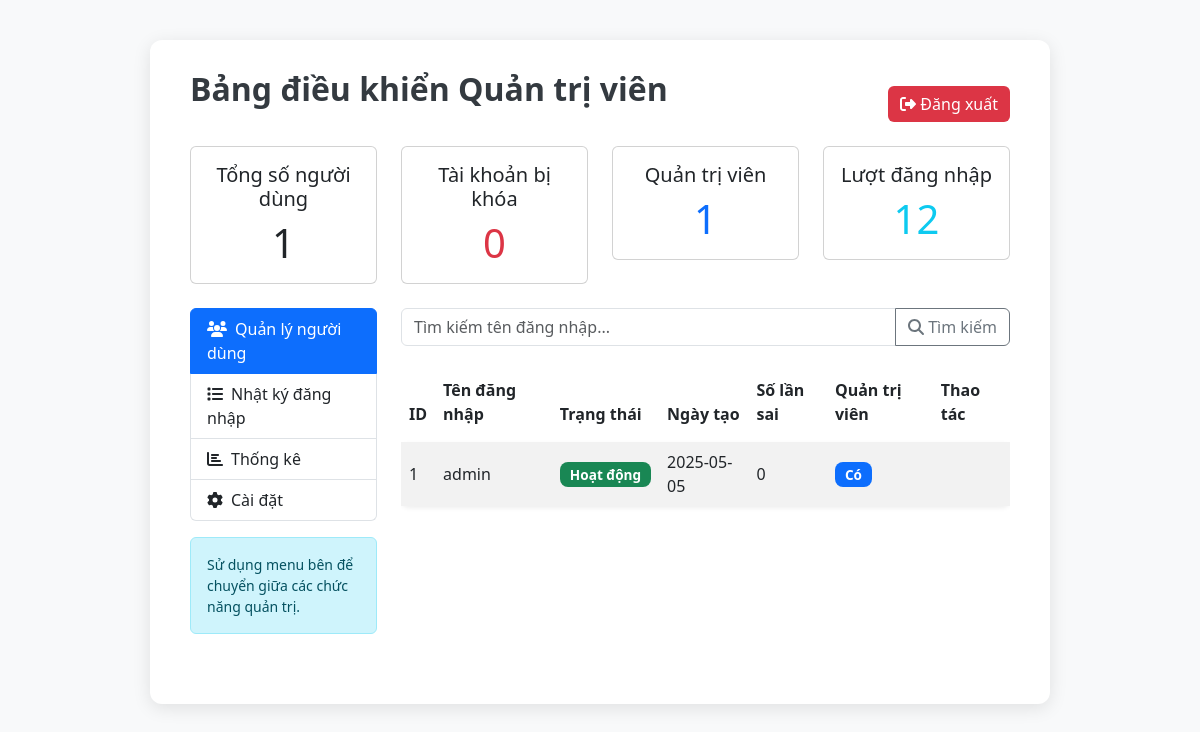
Page /admin (signed in) on the earlier database version.
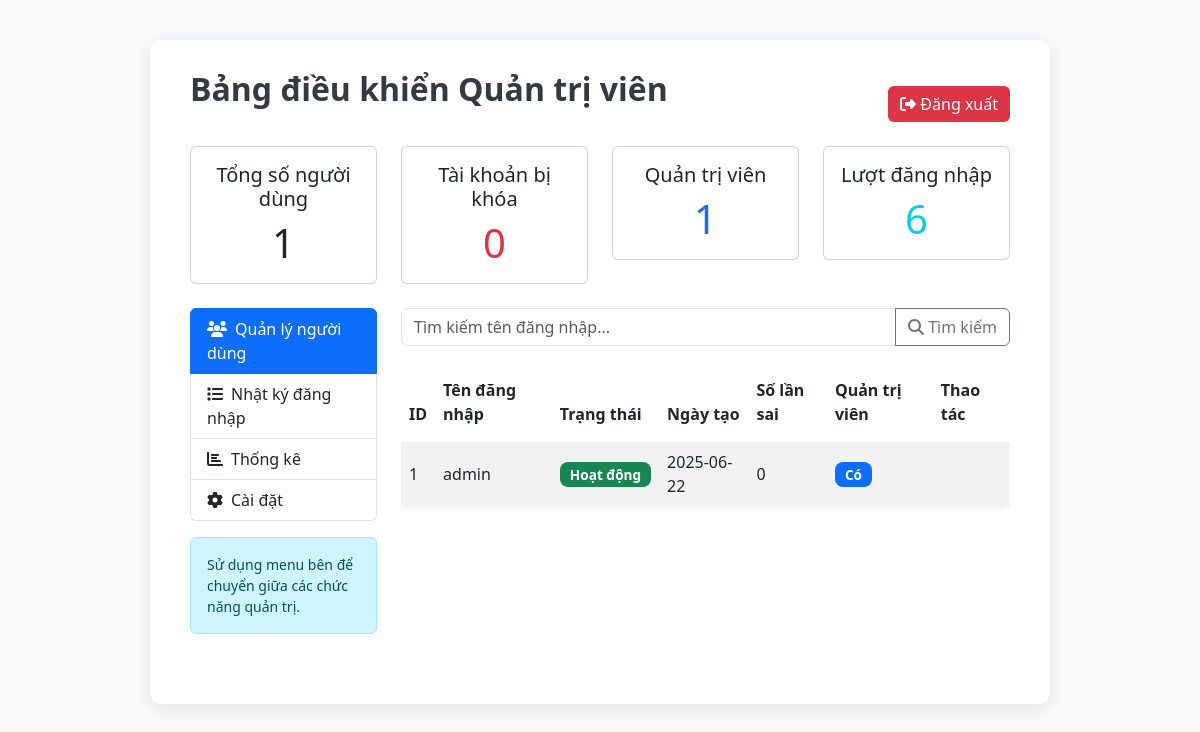
Same page on the later database version.
### app.py (models this page shows)
class User(db.Model):
    id = db.Column(db.Integer, primary_key=True)
    username = db.Column(db.String(50), unique=True, nullable=False)
    salt = db.Column(db.String(64), nullable=False)
    encrypted_password = db.Column(db.Text, nullable=False)
    fail_attempts = db.Column(db.Integer, default=0)
    is_locked = db.Column(db.Boolean, default=False)
    is_admin = db.Column(db.Boolean, default=False)
    created_at = db.Column(db.DateTime, default=datetime.utcnow)

### app.py (the view)
@app.route('/admin')
@admin_required
def admin_dashboard():
    search = request.args.get('search', '').strip()
    query = User.query
    if search:
        query = query.filter(User.username.ilike(f"%{search}%"))
    users = query.all()
    total_users = User.query.count()
    locked_users = User.query.filter_by(is_locked=True).count()
    admin_count = User.query.filter_by(is_admin=True).count()
    total_logs = LoginLog.query.count()
    return render_template('admin/dashboard.html', users=users, total_users=total_users, locked_users=locked_users, admin_count=admin_count, total_logs=total_logs)

### app.py (called while the page is built)
def admin_required(f):
    @wraps(f)
    def decorated(*args, **kwargs):
        if 'username' not in session:
            flash('Vui lòng đăng nhập.', 'danger')
            return redirect(url_for('login'))
        user = User.query.filter_by(username=session['username']).first()
        if not user or not user.is_admin:
            flash('Yêu cầu truy cập quản trị.', 'danger')
            return redirect(url_for('index'))
        return f(*args, **kwargs)
    return decorated

### templates/admin/dashboard.html (shortened to what the changed rows need)
<!DOCTYPE html>
<html lang="en">
<head>
  <link href="https://cdn.jsdelivr.net/npm/bootstrap@5.3.0-alpha1/dist/css/bootstrap.min.css" rel="stylesheet" />
</head>
<body>
  <div class="container">
    <div class="d-flex justify-content-between align-items-center mb-2">
      <h2>Bảng điều khiển Quản trị viên</h2>
    </div>
    <div class="row mb-4">
      <div class="col-md-3">
        <div class="card text-center">
          <div class="card-body">
            <h5 class="card-title">Lượt đăng nhập</h5>
            <p class="card-text display-6 text-info">{{ total_logs }}</p>
          </div>
        </div>
      </div>
    </div>
    <div class="row">
      <div class="col-md-9">
        <div class="table-responsive">
          <table class="table table-striped align-middle">
            <thead>
              <tr>
                <th>ID</th>
                <th>Tên đăng nhập</th>
                <th>Trạng thái</th>
                <th>Ngày tạo</th>
                <th>Số lần sai</th>
                <th>Quản trị viên</th>
                <th>Thao tác</th>
              </tr>
            </thead>
            <tbody>
              {% for user in users %}
              <tr>
                <td>{{ user.id }}</td>
                <td>{{ user.username }}</td>
                <td>
                  {% if user.is_locked %}
                  <span class="badge bg-danger">Bị khóa</span>
                  {% else %}
                  <span class="badge bg-success">Hoạt động</span>
                  {% endif %}
                </td>
                <td>{{ user.created_at.strftime('%Y-%m-%d') }}</td>
                <td>{{ user.fail_attempts }}</td>
                <td>
                  {% if user.is_admin %}
                  <span class="badge bg-primary">Có</span>
                  {% else %}
                  <span class="badge bg-secondary">Không</span>
                  {% endif %}
                </td>
                <td>
                </td>
              </tr>
              {% endfor %}
            </tbody>
          </table>
        </div>
      </div>
    </div>
  </div>
</body>
</html>

Differences in the rows shown:
changed User "admin": created_at "2025-05-05" → "2025-06-22"
Other differences:
{{ total_logs }}: "12" → "6"
